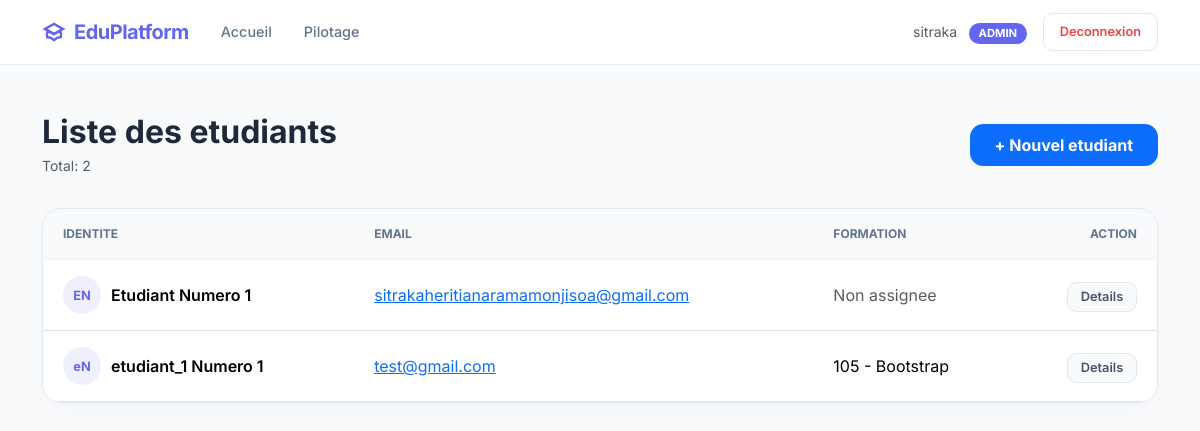
The app's page /dashboard/admin/students/ (signed in) with its own data.
### accounts/models.py (models this page shows, shortened)
class CustomUser(AbstractUser):
    ROLE_CHOICES = (
        ('ADMIN', 'Administrateur'),
        ('STUDENT', 'Étudiant'),
        ('TEACHER', 'Enseignant'),
    )
    role = models.CharField(max_length=10, choices=ROLE_CHOICES, default='STUDENT')

### students/models.py (models this page shows, shortened)
class Student(models.Model):
    user = models.OneToOneField(
        User,
        on_delete=models.CASCADE,
        limit_choices_to={"role": "STUDENT"},
    )
    matricule = models.CharField(max_length=50, unique=True)
    nom = models.CharField(max_length=100)
    prenom = models.CharField(max_length=100)
    photo = models.ImageField(upload_to="students/photos/", null=True, blank=True)
    formation = models.ForeignKey(
        Formation,
        on_delete=models.SET_NULL,
        null=True,
        blank=True,
        related_name="students",
    )

### formations/models.py (models this page shows, shortened)
class Formation(models.Model):
    code = models.CharField(max_length=20, unique=True)
    libelle = models.CharField(max_length=200)
    active = models.BooleanField(default=True)
    enseignants = models.ManyToManyField(Teacher, blank=True, related_name='formations')

### dashboard/views.py (the view)
# urls.py: path('admin/students/', views.student_list, name='students'),
@login_required
@user_passes_test(is_admin)
def student_list(request):
    students = Student.objects.select_related("user", "formation")
    return render(request, "dashboard/student_list.html", {"students": students})

### dashboard/views.py (called while the page is built)
def is_admin(user):
    if user.role == "ADMIN":
        return True
    raise PermissionDenied

### dashboard/templates/dashboard/student_list.html (shortened to what this page needs)
{% extends 'base.html' %}
{% block content %}
<div class="page-header">
    <div>
        <h2 class="fw-bold mb-1">Liste des etudiants</h2>
        <p class="text-muted small mb-0">Total: {{ students|length }}</p>
    </div>
    <a href="{% url 'dashboard:student_create' %}" class="btn btn-primary px-4 py-2 fw-bold" style="border-radius: 0.8rem;">
        + Nouvel etudiant
    </a>
</div>
<div class="table-card">
    <table class="table mb-0">
        <thead>
            <tr>
                <th>Identite</th>
                <th>Email</th>
                <th>Formation</th>
                <th class="text-end">Action</th>
            </tr>
        </thead>
        <tbody>
            {% for s in students %}
                <tr>
                    <td>
                        <div class="student-info">
                            <div class="avatar-circle">{{ s.nom|slice:":1" }}{{ s.prenom|slice:":1" }}</div>
                            <div class="fw-semibold">{{ s.nom }} {{ s.prenom }}</div>
                        </div>
                    </td>
                    <td>
                        {% if s.user.email %}
                            <a href="mailto:{{ s.user.email }}">{{ s.user.email }}</a>
                        {% else %}
                            <span class="text-muted">Non renseigne</span>
                        {% endif %}
                    </td>
                    <td>
                        {% if s.formation %}
                            {{ s.formation.code }} - {{ s.formation.libelle }}
                        {% else %}
                            <span class="text-muted">Non assignee</span>
                        {% endif %}
                    </td>
                    <td class="text-end">
                        <a href="{% url 'dashboard:student_detail' s.pk %}" class="btn-view">Details</a>
                    </td>
                </tr>
            {% empty %}
                <tr>
                    <td colspan="4" class="text-center py-5 text-muted">Aucun etudiant trouve.</td>
                </tr>
            {% endfor %}
        </tbody>
    </table>
</div>
{% endblock %}

### templates/base.html (shortened to what this page needs)
{% load static %}
<!DOCTYPE html>
<html lang="fr">
<head>
    <link href="https://cdn.jsdelivr.net/npm/bootstrap@5.3.2/dist/css/bootstrap.min.css" rel="stylesheet">
</head>
<body>
    <nav class="navbar navbar-expand-lg">
        <div class="container">
            <a class="navbar-brand" href="{% url 'home' %}">
                <svg width="24" height="24" viewBox="0 0 24 24" fill="none" stroke="currentColor" stroke-width="2.5"
                    class="me-2">
                    <path d="M12 14l9-5-9-5-9 5 9 5z" />
                    <path
                        d="M12 14l6.16-3.422a12.083 12.083 0 01.665 6.479A11.952 11.952 0 0012 20.055a11.952 11.952 0 00-6.824-2.998 12.078 12.078 0 01.665-6.479L12 14z" />
                </svg>
                EduPlatform
            </a>
            <div class="collapse navbar-collapse" id="navbarNav">
                <ul class="navbar-nav me-auto">
                    <li class="nav-item">
                        <a class="nav-link" href="{% url 'home' %}">Accueil</a>
                    </li>
                    {% if user.is_authenticated %}
                    {% if user.role == 'STUDENT' %}
                    <li class="nav-item">
                        <a class="nav-link" href="{% url 'dashboard:student' %}">Ma Progression</a>
                    </li>
                    <li class="nav-item">
                        <a class="nav-link" href="{% url 'courses:list' %}">Mes Cours</a>
                    </li>
                    {% elif user.role == 'TEACHER' %}
                    <li class="nav-item">
                        <a class="nav-link" href="{% url 'dashboard:teacher' %}">Espace Enseignant</a>
                    </li>
                    {% elif user.role == 'ADMIN' %}
                    <li class="nav-item">
                        <a class="nav-link" href="{% url 'dashboard:admin' %}">Pilotage</a>
                    </li>
                    {% endif %}
                    {% endif %}
                </ul>
                <div class="d-flex align-items-center">
                    {% if user.is_authenticated %}
                    <span class="text-muted small me-3">
                        {{ user.username }} <span class="role-badge">{{ user.role }}</span>
                    </span>
                    <form method="post" action="{% url 'accounts:logout' %}">
                        <button class="btn btn-logout">
                            Deconnexion
                        </button>
                    </form>
                    {% else %}
                    <a href="{% url 'accounts:login' %}"
                        class="btn btn-outline-primary btn-sm rounded-pill px-4 me-2">Connexion</a>
                    <a href="{% url 'accounts:register' %}"
                        class="btn btn-primary btn-sm rounded-pill px-4">Inscription</a>
                    {% endif %}
                </div>
            </div>
        </div>
    </nav>
    <div class="container main-content mt-5">
        {% block content %}{% endblock %}
    </div>
</body>
</html>

### templates/base.html (style rules this page uses)
:root { --primary-color: #6366f1; --primary-hover: #4f46e5; --bg-page: #f8fafc; --text-dark: #1e293b; --navbar-bg: rgba(255, 255, 255, 0.9); }
body { background-color: var(--bg-page); font-family: "Inter", sans-serif; color: var(--text-dark); -webkit-font-smoothing: antialiased; }
.navbar { background: var(--navbar-bg) !important; backdrop-filter: blur(10px); border-bottom: 1px solid rgba(226, 232, 240, 0.8); padding: 0.75rem 0; position: sticky; top: 0; z-index: 1000; }
.navbar-brand { font-weight: 700; color: var(--primary-color) !important; letter-spacing: -0.5px; display: flex; align-items: center; }
.nav-link { color: #64748b !important; font-weight: 500; font-size: 0.9rem; padding: 0.5rem 1rem !important; transition: all 0.2s; border-radius: 0.5rem; }
.btn-logout { border: 1px solid #e2e8f0; color: #ef4444; background: #fff; font-weight: 600; font-size: 0.8rem; padding: 0.5rem 1rem; border-radius: 0.6rem; transition: all 0.2s; }
.main-content { animation: fadeInPage 0.5s ease-out; padding-bottom: 4rem; }
.role-badge { font-size: 0.7rem; background: var(--primary-color); color: #fff; padding: 0.2rem 0.6rem; border-radius: 20px; margin-left: 8px; text-transform: uppercase; font-weight: 700; }

### dashboard/templates/dashboard/student_list.html (style rules this page uses)
.page-header { display: flex; justify-content: space-between; align-items: center; margin-bottom: 2rem; }
.table-card { background: white; border-radius: 1.25rem; box-shadow: 0 4px 20px rgba(0, 0, 0, 0.03); border: 1px solid #e2e8f0; overflow: hidden; }
.table thead th { background: #f8fafc; font-weight: 700; font-size: 0.75rem; text-transform: uppercase; color: #64748b; padding: 1rem 1.25rem; border: none; }
.table tbody td { padding: 1rem 1.25rem; border-top: 1px solid #f1f5f9; vertical-align: middle; }
.avatar-circle { width: 38px; height: 38px; background: rgba(99, 102, 241, 0.1); color: var(--primary-color); display: flex; align-items: center; justify-content: center; border-radius: 50%; font-weight: 700; font-size: 0.8rem; margin-right: 10px; }
.student-info { display: flex; align-items: center; }
.btn-view { background: #f8fafc; border: 1px solid #e2e8f0; padding: 0.4rem 0.8rem; border-radius: 0.6rem; font-size: 0.8rem; font-weight: 600; color: #475569; text-decoration: none; }

### records on screen
CustomUser: username "sitraka", role "ADMIN"
Student: nom "E", prenom "N", nom "Etudiant", prenom "Numero 1", user.email "sitrakaheritianaramamonjisoa@gmail.com", shows "Non assignee"
Student: nom "e", prenom "N", nom "etudiant_1", prenom "Numero 1", user.email "test@gmail.com", formation.code "105", formation.libelle "Bootstrap"

### other values on screen
{{ students|length }} "2"
